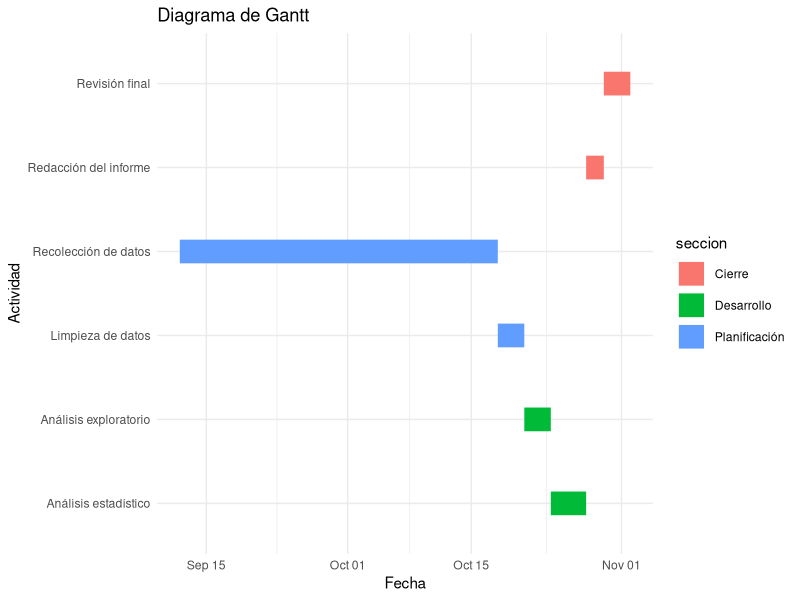
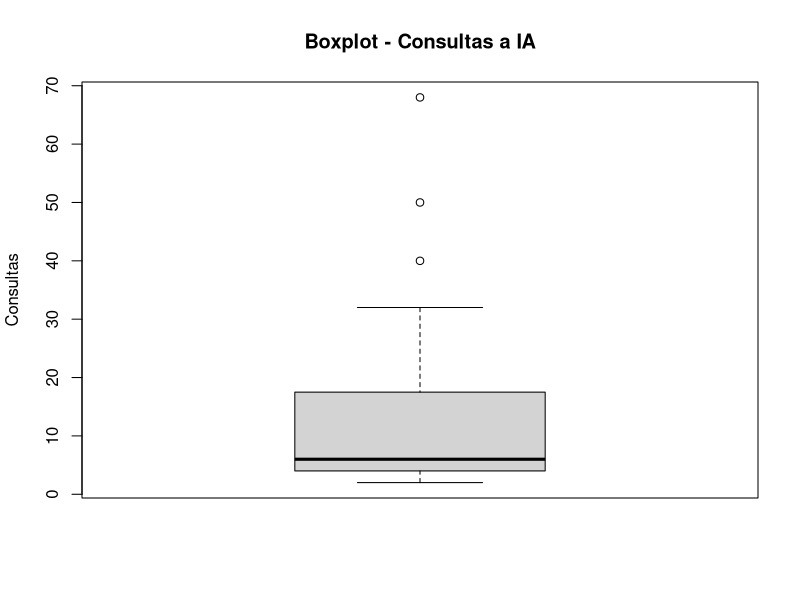
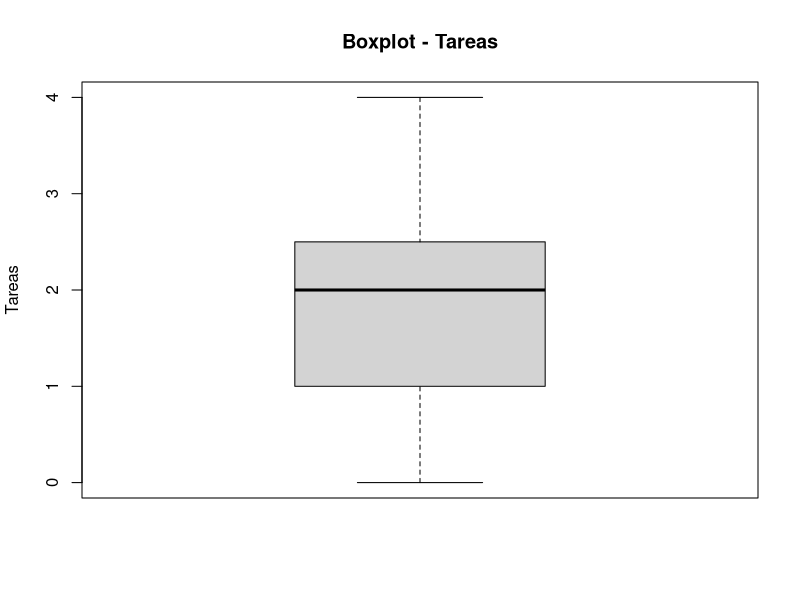
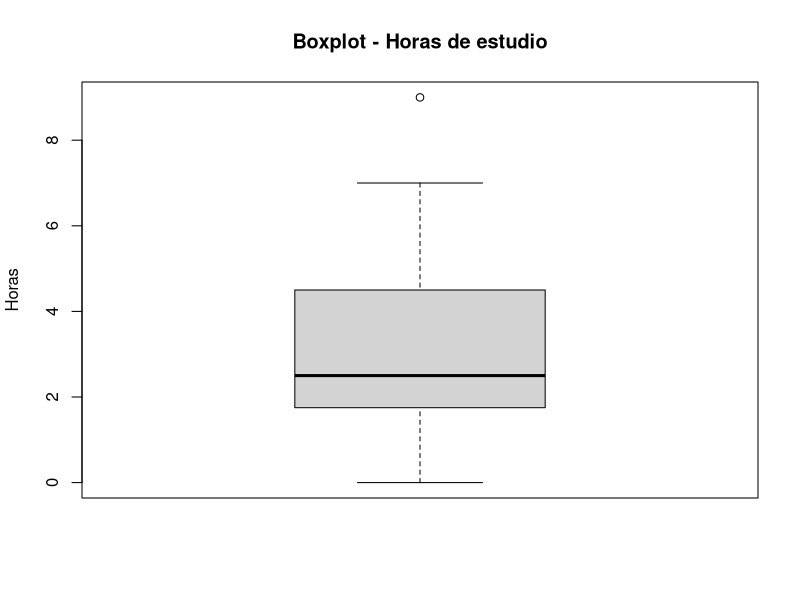
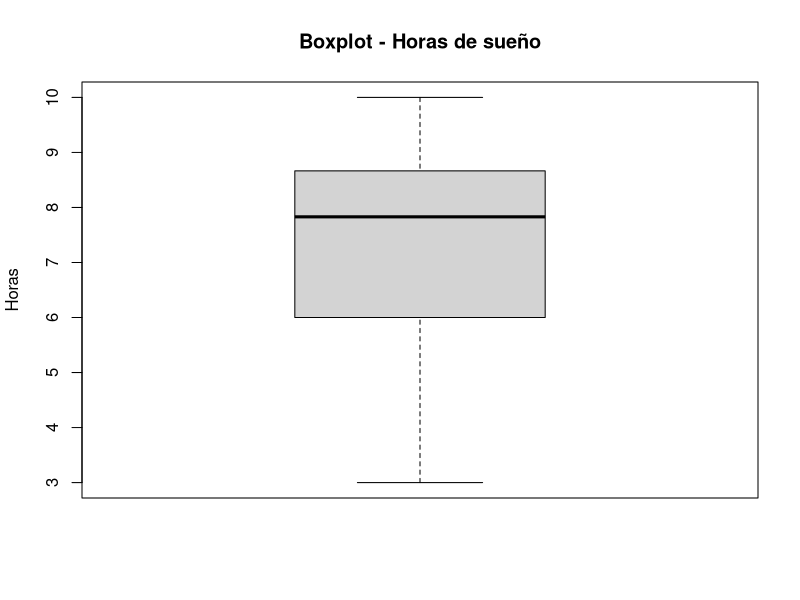
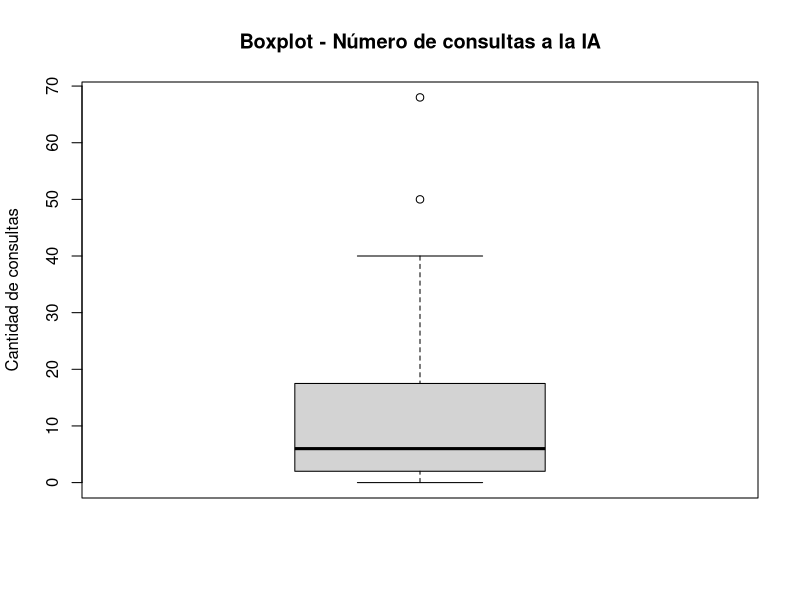
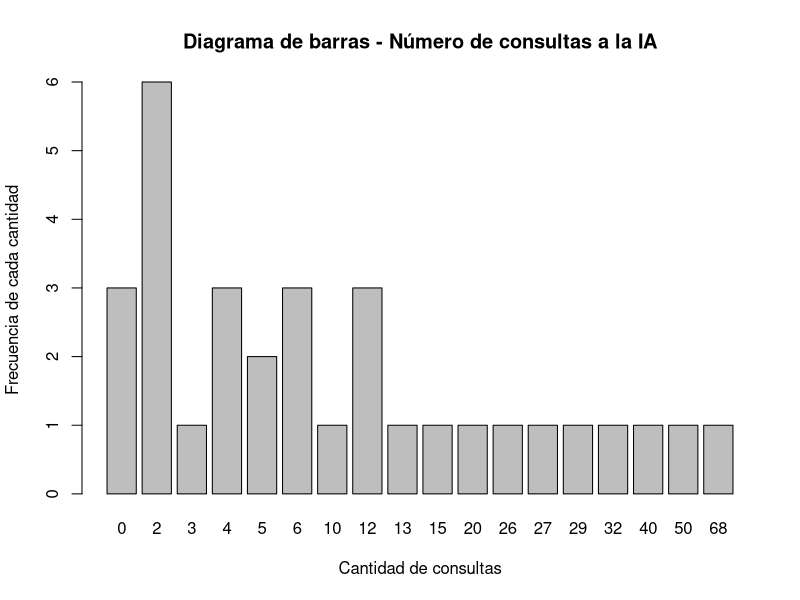
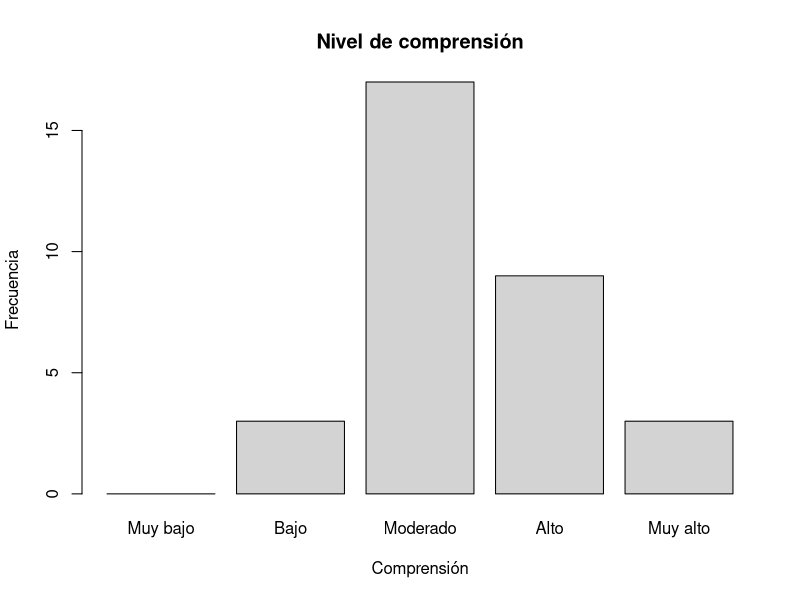

Here is the R script that generated these plots, in order:
## ---- chunk 1
library(ggplot2)

tareas <- data.frame(
  tarea = c(
    "Recolección de datos",
    "Limpieza de datos",
    "Análisis exploratorio",
    "Análisis estadístico",
    "Redacción del informe",
    "Revisión final"
  ),
  inicio = as.Date(c(
    "2026-09-12", "2026-10-18", "2026-10-21", "2026-10-24", "2026-10-28", "2026-10-30"
  )),
  fin = as.Date(c(
    "2026-10-18", "2026-10-21", "2026-10-24", "2026-10-28", "2026-10-30", "2026-11-02"
  )),
  seccion = c(
    "Planificación",
    "Planificación",
    "Desarrollo",
    "Desarrollo",
    "Cierre",
    "Cierre"
  )
)

ggplot(tareas,
       aes(x = inicio,
           xend = fin,
           y = tarea,
           yend = tarea,
           color = seccion)) +
  geom_segment(linewidth = 8) +
  labs(title = "Diagrama de Gantt",
       x = "Fecha",
       y = "Actividad") +
  theme_minimal()
## ---- chunk 2
library(readr)
library(dplyr)
library(tidyverse)
library(ggplot2)

DF <- read_csv("RespuestasDiario.csv")
## ---- chunk 3
names(DF)
DFL <- DF
## ---- chunk 4
DFL %>% rename(hora = `Marca temporal`
               , consultas = `¿Cuántas consultas a una IA realizaste hoy?`
               , uso = `¿Cuál fue el uso principal que le diste a la IA hoy?`
               , satisfaccion = `¿Qué nivel de satisfacción tienes con tu avance académico de hoy?`
               , tareas = `¿En cuántas tareas de hoy el uso de la IA te ahorró tiempo?`
               , curso = `¿Cuál es el código del curso sobre el que hiciste la mayoría de tus consultas a la IA hoy?`
               , estudio = `¿Cuántas horas efectivas de estudio acumulaste el día de hoy?`
               , sueno = `¿Cuántas horas dormiste la noche pasada?`
               , comprension = `¿Qué nivel de comprensión tuviste de las actividades académicas que realizaste hoy?`
               , email = `Dirección de correo electrónico`) -> DFL
## ---- chunk 5
DFL <- DFL[, c("hora", "consultas", "uso", "satisfaccion", "tareas", "curso", "estudio", "sueno", "comprension", "email")]
names(DFL)
## ---- chunk 6
DFAuxiliar <- read_csv("CorreosGrupo.csv")
## ---- chunk 7
DFL <- inner_join(DFL, DFAuxiliar, by = "email")
## ---- chunk 8
head(DFL[c("hora", "email", "Grupo")])
## ---- chunk 9
dim(DFL)
head(DFL)
sapply(DFL, class)
## ---- chunk 10
colSums(is.na(DFL))
## ---- chunk 11
round(colSums(is.na(DFL)) / nrow(DFL) * 100, 2)
## ---- chunk 12
sum(DFL$consultas == 0, na.rm = TRUE)
## ---- chunk 13
sum(DFL$tareas == 0, na.rm = TRUE)
## ---- chunk 14
sum(DFL$estudio == 0, na.rm = TRUE)
## ---- chunk 15
sum(DFL$sueno == 0, na.rm = TRUE)
## ---- chunk 16
length(unique(DFL$comprension))
unique(DFL$comprension)
## ---- chunk 17
length(unique(DFL$sueno))
unique(DFL$sueno)
## ---- chunk 18
length(unique(DFL$estudio))
unique(DFL$estudio)
## ---- chunk 19
length(unique(DFL$curso))
unique(DFL$curso)
## ---- chunk 20
length(unique(DFL$tareas))
unique(DFL$tareas)
## ---- chunk 21
length(unique(DFL$satisfaccion))
unique(DFL$satisfaccion)
## ---- chunk 22
length(unique(DFL$uso))
unique(DFL$uso)
## ---- chunk 23
length(unique(DFL$consultas))
unique(DFL$consultas)
## ---- chunk 24

#Se hace el filtrado por horas teniendo en cuenta que se guarda en el formato de 24 horas por lo que solo acotamos desde 21.5 osea 9:30 

DFL1<-DFL%>%filter(!(((hour(dmy_hms(hora)) + minute(dmy_hms(hora))/60) < 21.5))) %>% 

# en caso de superesswarnings es para evitar que arroje errores en consultas debido a que permite ingreso de datos vacios por lo que se trata de convertir a numero y de ahi vemos si es NA e inviertiendo mediante ! para quedarnos con los que si cumplan eso  
  
filter(!is.na(suppressWarnings(as.numeric(consultas))), 

# Repetimos el mismo tipo de filtrado con respecto a la variable tareas, sueno y estudio 

!is.na(suppressWarnings(as.numeric(tareas))),                                   
!is.na(suppressWarnings(as.numeric(estudio))),                           !is.na(suppressWarnings(as.numeric(sueno))))%>% 
  
#verificamos que las consultas y tareas sean numeros enteros 

filter(as.numeric(consultas)%%1==0, 
       as.numeric(tareas)%%1==0)

## ---- chunk 25
  DF2<-DFL1%>%mutate(
  
  # se arma el primer filtro para normalizar uso
  uso_= chartr("áéíóúÁÉÍÓÚ", "aeiouAEIOU", tolower(uso)),
  
  # el segundo filtro para la busqueda de palabras clave 
  usoC= str_detect(uso_,regex("\\b(ia|no|use|ningun[oa])\\b",ignore_case = TRUE)),
  
  # el tercer filtro ayuda a buscar datos no validos y validar los mismos
  cursoC = is.na(curso) | str_detect(curso, "^[ -]*$") | 
  str_detect(curso, "^[A-Za-z]{2}\\d{4}$"),
  
  # el cuarto filtro verifica las consultas y une con validacion de curso
  filtro=!usoC&cursoC&(as.numeric(consultas)>0|as.numeric(tareas)>0),
  
  # se aplica el filtro para cada dato relacionado
  uso = if_else(filtro, uso,NA_character_),
  
  consultas=if_else(filtro,consultas,NA_integer_),   
  
  tareas= if_else(filtro,tareas,NA_integer_),
  
  curso = if_else(filtro,curso,NA_character_)
  ) %>% select(-filtro, -usoC,-cursoC,-uso_)  
# despues se borra las columnas auxiliares     
## ---- chunk 26
# Número de consultas a IA
boxplot(DF2$consultas,
        main = "Boxplot - Consultas a IA",
        ylab = "Consultas")

boxplot.stats(DF2$consultas)$out
## ---- chunk 27
# Número de tareas donde la IA ahorró tiempo
boxplot(DF2$tareas,
        main = "Boxplot - Tareas",
        ylab = "Tareas")

boxplot.stats(DF2$tareas)$out
## ---- chunk 28
# Horas efectivas de estudio
boxplot(DF2$estudio,
        main = "Boxplot - Horas de estudio",
        ylab = "Horas")
        
boxplot.stats(DF2$estudio)$out
## ---- chunk 29
# Horas de sueño
boxplot(DF2$sueno,
        main = "Boxplot - Horas de sueño",
        ylab = "Horas")

boxplot.stats(DF2$sueno)$out
## ---- chunk 30
# Variabilidad de las consultas
range(DF2$consultas, na.rm = TRUE)
var(DF2$consultas, na.rm = TRUE)
sd(DF2$consultas, na.rm = TRUE)
IQR(DF2$consultas, na.rm = TRUE)
## ---- chunk 31
# Variabilidad de las tareas
range(DF2$tareas, na.rm = TRUE)
var(DF2$tareas, na.rm = TRUE)
sd(DF2$tareas, na.rm = TRUE)
IQR(DF2$tareas, na.rm = TRUE)
## ---- chunk 32
# Variabilidad de las horas de estudio
range(DF2$estudio, na.rm = TRUE)
var(DF2$estudio, na.rm = TRUE)
sd(DF2$estudio, na.rm = TRUE)
IQR(DF2$estudio, na.rm = TRUE)
## ---- chunk 33
# Variabilidad de las horas de sueño
range(DF2$sueno, na.rm = TRUE)
var(DF2$sueno, na.rm = TRUE)
sd(DF2$sueno, na.rm = TRUE)
IQR(DF2$sueno, na.rm = TRUE)
## ---- chunk 34
# Frecuencia del principal uso de IA
table(DF2$uso)
prop.table(table(DF2$uso)) * 100
## ---- chunk 35
# Frecuencia del nivel de satisfacción
table(DF2$satisfaccion)
prop.table(table(DF2$satisfaccion)) * 100
## ---- chunk 36
# Frecuencia del nivel de comprensión
table(DF2$comprension)
prop.table(table(DF2$comprension)) * 100
## ---- chunk 37
tabla_NA <- data.frame(
  Variable = names(DF2),
  Cantidad_NA = colSums(is.na(DF2)),
  Porcentaje_NA = round(colSums(is.na(DF2)) / nrow(DF2) * 100, 2),
  row.names = NULL
)
tabla_NA
## ---- chunk 38
#Revisamos si los NAs están en una mismo registro
table(rowSums(is.na(DF2)))
#Impacto si eliminamos los NAs
nrow(DF2)
nrow(na.omit(DF2))
round((1 - nrow(na.omit(DF2)) / nrow(DF2)) * 100, 2)
## ---- chunk 39
# DF2 sale de DFL1 sin filtrar filas, recuperamos de DFL1 los valores que el Paso 3 convirtió a NA
nrow(DFL1) == nrow(DF2)

diagnostico <- DF2 %>%
  mutate(
    # Valores originales, antes del Paso 3
    consultas_orig = as.numeric(DFL1$consultas),
    tareas_orig    = as.numeric(DFL1$tareas),
    uso_orig       = as.character(DFL1$uso),
    curso_orig     = as.character(DFL1$curso),

    # ¿El estudiante declaró alguna actividad con IA ese día?
    hubo_actividad = consultas_orig > 0 | tareas_orig > 0,

    # Motivo por el que el registro quedó incompleto
    motivo = case_when(
      !is.na(uso)     ~ "Completo",
      !hubo_actividad ~ "Sin uso de IA",
      consultas_orig == 0 & is.na(uso_orig) ~ "Sin uso de IA",
      TRUE            ~ "Curso fuera de formato"
    )
  )

table(diagnostico$motivo)
## ---- chunk 40
# Perfil de cada grupo según las consultas que realmente declararon
diagnostico %>%
  filter(motivo != "Completo") %>%
  group_by(motivo) %>%
  summarise(
    n = n(),
    consultas_min   = min(consultas_orig),
    consultas_max   = max(consultas_orig),
    consultas_media = round(mean(consultas_orig), 1)
  )
## ---- chunk 41
DF3 <- diagnostico %>%
  mutate(
    # Marca si de verdad usó IA, según el motivo y no según si había NA
    uso_ia = motivo != "Sin uso de IA",

    # Si no usó IA, el valor verdadero es 0 
    # Cuantitativas discretas: 
    consultas = if_else(motivo == "Sin uso de IA", 0, consultas_orig),
    consultas= as.integer(consultas),
    tareas    = if_else(motivo == "Sin uso de IA", 0, tareas_orig),
    tareas= as.integer(tareas),
    # Cualitativa nominal
    uso   = if_else(motivo == "Sin uso de IA", "No usó IA", uso_orig),
    uso = factor(uso,levels=unique(uso)),
    

  # Solo el curso se marca como inválido; el resto de datos se conserva
    curso = case_when(
      motivo == "Sin uso de IA"          ~ "No aplica",
      motivo == "Curso fuera de formato" ~ "Sin código válido",
      TRUE                               ~ curso_orig
    ),
      curso = factor(curso,levels=unique(curso)),

    # Cuantitativas continuas
    estudio = as.numeric(estudio),
    sueno   = as.numeric(sueno),

    # Ordinal con levels
    comprension = factor(comprension,
                         levels = c("Muy bajo", "Bajo", "Moderado", "Alto", "Muy alto"),
                         ordered = TRUE),

    satisfaccion = factor(satisfaccion, levels = 1:5, ordered = TRUE),

    # Identificador
    Grupo = factor(Grupo)
  ) %>%
# Se borran las columnas que solo sirvieron para el diagnóstico
  select(-consultas_orig, -tareas_orig, -uso_orig, -curso_orig,
         -hubo_actividad, -motivo)
## ---- chunk 42
# Verificamos que no quede ningún NA ni se hayan perdido filas
sum(is.na(DF3))
nrow(DF3)
table(DF3$uso_ia)
## ---- chunk 43
# Cuántas observaciones sobreviven a cada etapa del proceso
trazabilidad <- data.frame(
  Etapa = c("Base cruda (DF)", "Subset y join (DFL)", "Normalización (DFL1)",
            "Criterios (DF2)", "Gestión de nulos (DF3)"),
  Observaciones = c(nrow(DF), nrow(DFL), nrow(DFL1), nrow(DF2), nrow(DF3))
)
# Qué porcentaje de la base original representa cada etapa
trazabilidad$Retencion <- round(trazabilidad$Observaciones / nrow(DF) * 100, 2)
trazabilidad
## ---- chunk 44
# Mismo diagnóstico del Paso 1, ahora sobre la base limpia.
radiografia <- data.frame(
  Variable = names(DF3),
  Tipo = sapply(DF3, function(x) class(x)[1]),
  NA_total = colSums(is.na(DF3)),
  Porcentaje_NA = round(colSums(is.na(DF3)) / nrow(DF3) * 100, 2),
  Unicos = sapply(DF3, function(x) length(unique(x))),
  row.names = NULL
)
radiografia
## ---- chunk 45
# Conteo de ceros en cada numérica
sum(DF3$consultas == 0)
sum(DF3$tareas == 0)
sum(DF3$estudio == 0)
sum(DF3$sueno == 0)
## ---- chunk 46
# Verificamos que ninguna numérica se salga de los rangos del codebook.

data.frame(
  Variable = c("consultas", "tareas", "estudio", "sueno"),
  Restriccion = c("x >= 0", "x >= 0", "x >= 0", "0 <= x <= 24"),
  Minimo = c(min(DF3$consultas), min(DF3$tareas), min(DF3$estudio), min(DF3$sueno)),
  Maximo = c(max(DF3$consultas), max(DF3$tareas), max(DF3$estudio), max(DF3$sueno)),
  Cumple = c(all(DF3$consultas >= 0), all(DF3$tareas >= 0), all(DF3$estudio >= 0),
             all(DF3$sueno >= 0 & DF3$sueno <= 24))
)
## ---- chunk 47
# Filas idénticas en todas sus columnas
sum(duplicated(DF3))
# El diseño es longitudinal, cada estudiante debe tener un solo registro por día.
DF3 %>%
  mutate(fecha = substr(hora, 1, 10)) %>%
  count(email, fecha) %>%
  filter(n > 1)
## ---- chunk 48
# Observaciones limpias que aportó cada grupo
DF3 %>% count(Grupo)
## ---- chunk 49
# Filtro sobre nuestro grupo
GRUPO <- 6
DF3_grupo <- DF3 %>% filter(Grupo == GRUPO)

nrow(DF3_grupo)
DF3_grupo %>% count(email)
## ---- chunk 50
n_distinct(DF3$email)
## ---- chunk 51
boxplot(DF3$consultas,
        main = "Boxplot - Número de consultas a la IA",
        ylab = "Cantidad de consultas")
## ---- chunk 52
quantile(DF3$consultas, 0.5, na.rm = T, type = 3, )
quantile(DF3$consultas, 0.75, na.rm = T, type = 3, )
## ---- chunk 53
barplot(table(DF3$consultas),
        main = "Diagrama de barras - Número de consultas a la IA",
        xlab = "Cantidad de consultas",
        ylab = "Frecuencia de cada cantidad")
## ---- chunk 54
table(DF3$comprension)
round(prop.table(table(DF3$comprension)) * 100, 2)
round(cumsum(prop.table(table(DF3$comprension))) * 100, 2)
## ---- chunk 55
barplot(table(DF3$comprension),
        main = "Nivel de comprensión",
        xlab = "Comprensión",
        ylab = "Frecuencia",
        col = "lightgray")
## ---- chunk 56
boxplot(DF3$sueno,
        main = "Horas de sueño",
        ylab = "Horas")
## ---- chunk 57
hist(DF3$sueno,
     main = "Horas de sueño",
     xlab = "Horas",
     col = "lightgray",
     ylab = "Frecuencia")
axis(1, at = 0:ceiling(max(DF3$sueno)))
## ---- chunk 58
summary(DF3$sueno)
round(sd(DF3$sueno),2)
IQR(DF3$sueno)
round(sd(DF3$sueno) / mean(DF3$sueno),2) #CV
## ---- chunk 59
boxplot(consultas ~ satisfaccion, data = DF3,
        main = "Nivel de satisfacción vs Número de consultas",
        xlab = "Nivel de satisfacción",
        ylab = "Cantidad de consultas")
## ---- chunk 60
quantile(DF3$consultas[DF3$satisfaccion == 3], 0.3, na.rm = T, type = 3)
quantile(DF3$consultas[DF3$satisfaccion == 4], 0.3, na.rm = T, type = 3)
quantile(DF3$consultas[DF3$satisfaccion == 5], 0.3, na.rm = T, type = 3)
## ---- chunk 61
cor.test(DF3$consultas,DF3$estudio,method="spearman")
## ---- chunk 62
ggplot(DF3, aes(x = consultas, y = estudio)) +
  geom_point(color = "navy", size = 2.5) +
  labs(
    title = "Consultas vs Estudio",
    x = "consultas",
    y = "estudio"
  )
## ---- chunk 63
DFC <- DF3[DF3$uso_ia == TRUE, ]
DFC$curso <- toupper(DFC$curso)
DFC$uso <- as.character(DFC$uso)
DFC <- DFC[DFC$curso %in% c("CC1105", "CS2031", "CC2101", "CS2013"), ]
DFC <- DFC[DFC$uso %in% c("Resolver ejercicios", "Resumir", "Programar", "Redactar"), ]
nrow(DFC)
## ---- chunk 64
tabla <- table(DFC$curso, DFC$uso)
tabla
round(prop.table(tabla, 1) * 100, 2)
## ---- chunk 65
barplot(t(tabla),
        beside = TRUE,
        legend.text = TRUE,
        main = "Uso de la IA según el curso",
        xlab = "Curso",
        ylab = "Frecuencia",
        ylim = c(0, 22))
## ---- chunk 66
mosaicplot(tabla,
           main = "Curso vs. uso de la IA",
           color = TRUE)
## ---- chunk 67
DF3 %>%
  filter(uso_ia) %>%
  mutate(
    uso_g = if_else(uso %in% c("Resolver ejercicios", "Resumir",
                                "Programar", "Redactar", "No usó IA"),
                     as.character(uso), "Otros"),
    ahorro = if_else(tareas == 0, "Sin tareas ahorradas", "Con tareas ahorradas")
  ) %>%
  count(uso_g, ahorro) %>%
  tidyr::pivot_wider(names_from = ahorro, values_from = n, values_fill = 0) %>%
  {
    tabla <- .[, c("uso_g", "Sin tareas ahorradas", "Con tareas ahorradas")]
    m <- t(as.matrix(tabla[, -1]))
    colnames(m) <- tabla$uso_g
    barplot(m,
            main = "Proporción de tareas ahorradas según el uso de IA",
            ylab = "Cantidad de registros",
            xlab = "Uso principal",
            col = c("snow4", "snow2"))
    legend("topleft",
           legend = c("Sin ahorro", "Con ahorro"),
           fill = c("snow4", "snow2"),
           cex = 0.8)
  }
## ---- chunk 68
DF3 %>%
  filter(uso_ia) %>%
  mutate(uso_g = if_else(uso %in% c("Resolver ejercicios", "Resumir",
                                     "Programar", "Redactar", "No usó IA"),
                          as.character(uso), "Otros")) %>%
  group_by(uso_g) %>%
  summarise(
    registros   = n(),
    ta_ahorrada = round(mean(tareas > 0, na.rm = TRUE) * 100,2)
  ) %>%
  rename(Uso = uso_g)
## ---- chunk 69
boxplot(sueno ~ comprension, data = DF3,
        xlab = "comprension",
        ylab = "sueno",
        col = c("skyblue"))
## ---- chunk 70
DF3%>%group_by(comprension)%>% summarise(n=n(),
    Q1= quantile(sueno, 0.25, na.rm = TRUE),
    Mediana = quantile(sueno, 0.5 ,na.rm = TRUE),
    Q3= quantile(sueno, 0.75, na.rm = TRUE),
    RIC     = IQR(sueno, na.rm = TRUE),
    Media = mean(sueno,na.rm=TRUE),
    CV = (sd(sueno,na.rm=TRUE)/mean(sueno,na.rm=TRUE))
                                         )
